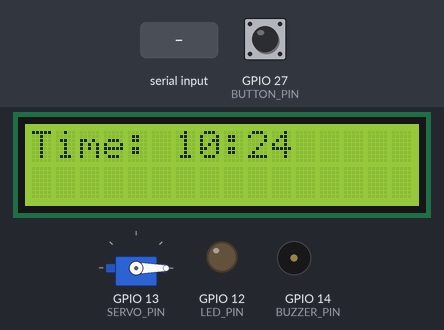
Simulated run of this sketch. Board: ESP32. Shown: 16×2 character LCD, servo, output pins drawn as LEDs (lit = HIGH), buzzer (waves = sounding, pin HIGH). Inputs (shaded band) come from the test bench; at power-on: GPIO 27 (BUTTON_PIN) HIGH. The local clock reads 2024-03-15 10:24:30 at power-on unless the sketch sets it; nothing arrives over Bluetooth unless stated.

Above: at 3.2 s.
3.3 s: "1\n" received over the second serial link
At 4.5 s:
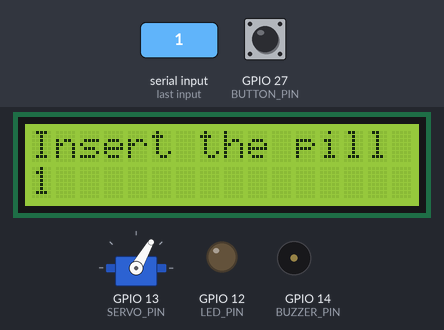
4.8 s: GPIO 27 (BUTTON_PIN) pulled LOW for 0.4 s
At 5.8 s:
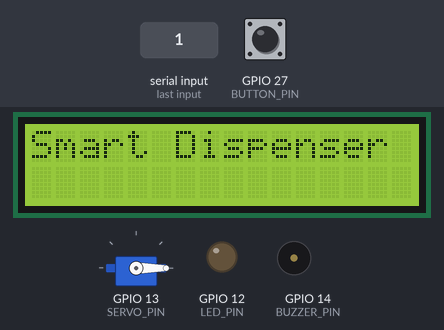
8.2 s: "2\n" received over the second serial link
At 9.7 s:
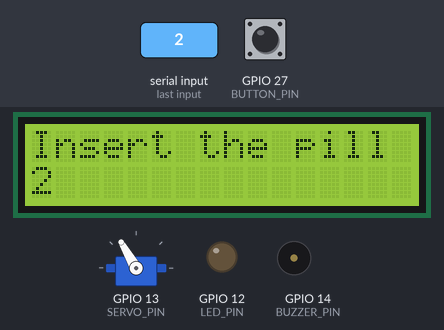
10.0 s: "3\n" received over the second serial link
At 10.7 s:
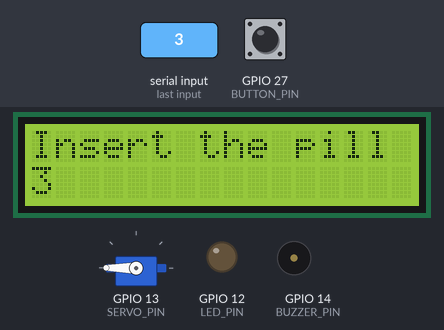
11.5 s: "90,45,200\n" received over the second serial link
At 12.7 s:
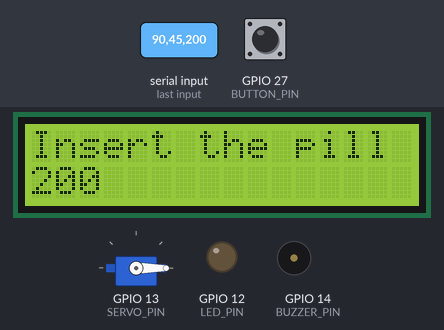
13.0 s: GPIO 27 (BUTTON_PIN) pulled LOW for 1 s
At 30.7 s:
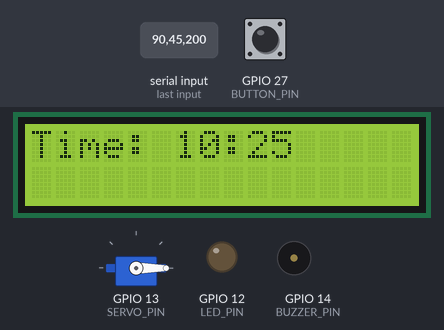
Timing chart, 0 to 31.6 s (numbered marks = the images above; inputs shaded):
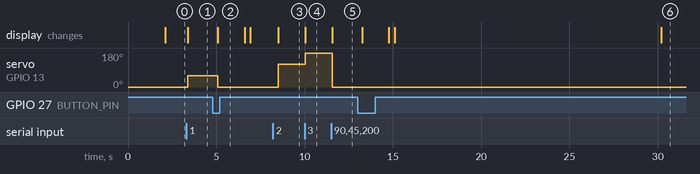

The sketch:

Smart_Pill_Dispenser.ino
```cpp
#include <Wire.h>
#include <RTClib.h>
#include <LiquidCrystal_I2C.h>
#include <ESP32Servo.h>
#include "BluetoothSerial.h"

BluetoothSerial SerialBT;
RTC_DS3231 rtc;
LiquidCrystal_I2C lcd(0x27, 16, 2);
Servo servo;

// Pin Definitions
#define SERVO_PIN   13
#define BUZZER_PIN  14
#define LED_PIN     12
#define BUTTON_PIN  27

struct PillSlot {
  int hour;
  int minute;
  String name;
  int angle;
};

PillSlot slots[3];

bool dispensing = false;
int currentSlot = -1;
bool alreadyDispensed[3] = {false, false, false};

void setup() {
  Serial.begin(115200);

  // Bluetooth
  SerialBT.begin("SmartPillDispenser");

  // RTC
  Wire.begin();
  rtc.begin();

  // LCD
  lcd.begin();
  lcd.backlight();

  // Pins
  pinMode(BUZZER_PIN, OUTPUT);
  pinMode(LED_PIN, OUTPUT);

  // Using INPUT_PULLUP
  pinMode(BUTTON_PIN, INPUT_PULLUP);

  digitalWrite(BUZZER_PIN, LOW);
  digitalWrite(LED_PIN, LOW);

  // Servo
  servo.attach(SERVO_PIN);
  servo.write(0);

  // Welcome Message
  lcd.setCursor(0, 0);
  lcd.print("Smart Dispenser");
  delay(2000);
  lcd.clear();
}

void loop() {

  DateTime now = rtc.now();

  // ---------------- DISPLAY CURRENT TIME ----------------
  if (!dispensing) {
    lcd.setCursor(0, 0);
    lcd.print("Time: ");

    if (now.hour() < 10) lcd.print("0");
    lcd.print(now.hour());

    lcd.print(":");

    if (now.minute() < 10) lcd.print("0");
    lcd.print(now.minute());

    lcd.print("   ");
  }

  // ---------------- BLUETOOTH SETUP ----------------
  if (SerialBT.available()) {

    String input = SerialBT.readStringUntil('\n');
    input.trim();

    // Format:
    // slot,hour,minute,pillname
    // Example:
    // 1,10,30,Paracetamol

    int slot = input.substring(0, input.indexOf(',')).toInt();
    input = input.substring(input.indexOf(',') + 1);

    int hour = input.substring(0, input.indexOf(',')).toInt();
    input = input.substring(input.indexOf(',') + 1);

    int minute = input.substring(0, input.indexOf(',')).toInt();
    String pillName = input.substring(input.indexOf(',') + 1);

    slots[slot - 1].hour = hour;
    slots[slot - 1].minute = minute;
    slots[slot - 1].name = pillName;

    // Servo angles
    if (slot == 1)
      slots[slot - 1].angle = 60;
    else if (slot == 2)
      slots[slot - 1].angle = 120;
    else if (slot == 3)
      slots[slot - 1].angle = 180;

    // Insert Pill Mode
    lcd.clear();
    lcd.setCursor(0, 0);
    lcd.print("Insert the pill");

    lcd.setCursor(0, 1);
    lcd.print(pillName);

    // Rotate tray for inserting pill
    servo.write(slots[slot - 1].angle);

    dispensing = true;
    currentSlot = slot - 1;

    // No buzzer during inserting
    digitalWrite(LED_PIN, LOW);
    digitalWrite(BUZZER_PIN, LOW);
  }

  // ---------------- BUTTON PRESS ----------------
  if (dispensing && digitalRead(BUTTON_PIN) == LOW) {

    delay(200);

    if (digitalRead(BUTTON_PIN) == LOW) {

      // Return to home position
      servo.write(0);

      digitalWrite(LED_PIN, LOW);
      digitalWrite(BUZZER_PIN, LOW);

      lcd.clear();
      lcd.setCursor(0, 0);
      lcd.print("Smart Dispenser");

      delay(1500);

      lcd.clear();

      dispensing = false;
      currentSlot = -1;
    }
  }

  // ---------------- AUTOMATIC DISPENSING ----------------
  if (!dispensing) {

    for (int i = 0; i < 3; i++) {

      if (now.hour() == slots[i].hour &&
          now.minute() == slots[i].minute &&
          !alreadyDispensed[i]) {

        lcd.clear();

        lcd.setCursor(0, 0);
        lcd.print("Take Pill:");

        lcd.setCursor(0, 1);
        lcd.print(slots[i].name);

        // Rotate Servo
        servo.write(slots[i].angle);

        // Alerts ON
        digitalWrite(LED_PIN, HIGH);
        digitalWrite(BUZZER_PIN, HIGH);

        dispensing = true;
        currentSlot = i;

        alreadyDispensed[i] = true;

        break;
      }
    }
  }

  // Reset dispensing flag after minute changes
  for (int i = 0; i < 3; i++) {

    if (now.minute() != slots[i].minute) {
      alreadyDispensed[i] = false;
    }
  }

  delay(300);
}
```

Measured:
- after the input at 3.3 s, servo on GPIO 13 (SERVO_PIN): 0° → 60° after 0.07 s; the display: changes after 0.07 s (image 1)
- after the input at 4.8 s, servo on GPIO 13 (SERVO_PIN): 60° → 0° after 0.28 s; the display: changes after 0.30 s (image 2)
- after the input at 8.2 s, servo on GPIO 13 (SERVO_PIN): 0° → 120° after 0.30 s; the display: changes after 0.30 s (image 3)
- after the input at 10.0 s, servo on GPIO 13 (SERVO_PIN): 120° → 180° at once; the display: changes at once (image 4)
- after the input at 11.5 s, servo on GPIO 13 (SERVO_PIN): 180° → 0° after 0.05 s; the display: changes after 0.05 s (image 5)
- after the input at 13.0 s, the display: first changes after 0.28 s (image 6 shows a later state)
